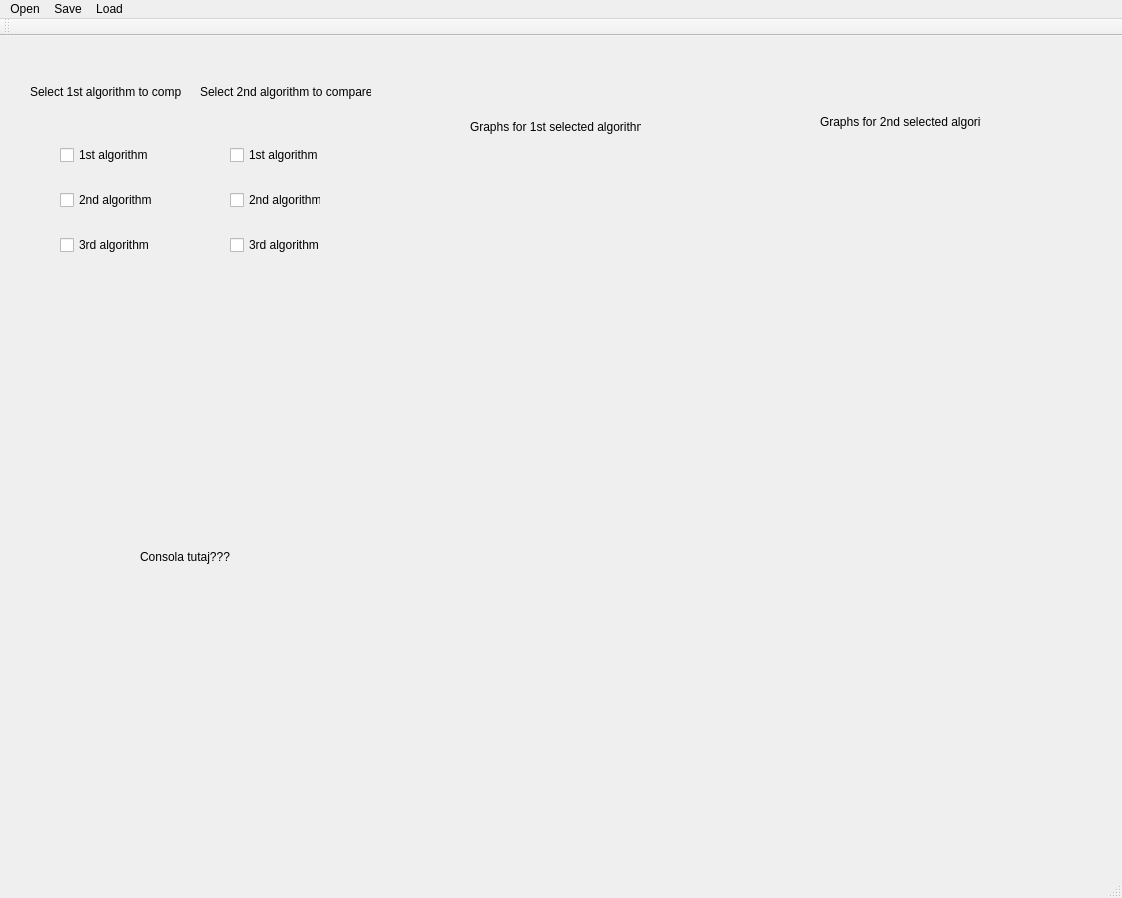
<?xml version="1.0" encoding="UTF-8"?>
<ui version="4.0">
 <class>MainWindow</class>
 <widget class="QMainWindow" name="MainWindow">
  <property name="geometry">
   <rect>
    <x>0</x>
    <y>0</y>
    <width>1122</width>
    <height>898</height>
   </rect>
  </property>
  <property name="windowTitle">
   <string>MainWindow</string>
  </property>
  <widget class="QWidget" name="centralwidget">
   <widget class="QWidget" name="verticalLayoutWidget">
    <property name="geometry">
     <rect>
      <x>60</x>
      <y>90</y>
      <width>93</width>
      <height>151</height>
     </rect>
    </property>
    <layout class="QVBoxLayout" name="verticalLayout">
     <item>
      <widget class="QCheckBox" name="checkBox_3">
       <property name="text">
        <string>1st algorithm</string>
       </property>
      </widget>
     </item>
     <item>
      <widget class="QCheckBox" name="checkBox_2">
       <property name="text">
        <string>2nd algorithm</string>
       </property>
      </widget>
     </item>
     <item>
      <widget class="QCheckBox" name="checkBox">
       <property name="text">
        <string>3rd algorithm</string>
       </property>
      </widget>
     </item>
    </layout>
   </widget>
   <widget class="QWidget" name="verticalLayoutWidget_3">
    <property name="geometry">
     <rect>
      <x>410</x>
      <y>600</y>
      <width>291</width>
      <height>231</height>
     </rect>
    </property>
    <layout class="QVBoxLayout" name="verticalLayout_3"/>
   </widget>
   <widget class="QWidget" name="verticalLayoutWidget_4">
    <property name="geometry">
     <rect>
      <x>760</x>
      <y>600</y>
      <width>291</width>
      <height>231</height>
     </rect>
    </property>
    <layout class="QVBoxLayout" name="verticalLayout_4"/>
   </widget>
   <widget class="QWidget" name="verticalLayoutWidget_5">
    <property name="geometry">
     <rect>
      <x>760</x>
      <y>360</y>
      <width>291</width>
      <height>231</height>
     </rect>
    </property>
    <layout class="QVBoxLayout" name="verticalLayout_5"/>
   </widget>
   <widget class="QWidget" name="verticalLayoutWidget_6">
    <property name="geometry">
     <rect>
      <x>410</x>
      <y>360</y>
      <width>291</width>
      <height>231</height>
     </rect>
    </property>
    <layout class="QVBoxLayout" name="verticalLayout_6"/>
   </widget>
   <widget class="QWidget" name="verticalLayoutWidget_7">
    <property name="geometry">
     <rect>
      <x>760</x>
      <y>120</y>
      <width>291</width>
      <height>231</height>
     </rect>
    </property>
    <layout class="QVBoxLayout" name="verticalLayout_7"/>
   </widget>
   <widget class="QWidget" name="verticalLayoutWidget_8">
    <property name="geometry">
     <rect>
      <x>410</x>
      <y>120</y>
      <width>291</width>
      <height>231</height>
     </rect>
    </property>
    <layout class="QVBoxLayout" name="verticalLayout_8"/>
   </widget>
   <widget class="QLabel" name="label">
    <property name="geometry">
     <rect>
      <x>470</x>
      <y>70</y>
      <width>171</width>
      <height>41</height>
     </rect>
    </property>
    <property name="text">
     <string>Graphs for 1st selected algorithm</string>
    </property>
   </widget>
   <widget class="QLabel" name="label_2">
    <property name="geometry">
     <rect>
      <x>820</x>
      <y>60</y>
      <width>161</width>
      <height>51</height>
     </rect>
    </property>
    <property name="text">
     <string>Graphs for 2nd selected algorithm</string>
    </property>
   </widget>
   <widget class="QWidget" name="verticalLayoutWidget_2">
    <property name="geometry">
     <rect>
      <x>230</x>
      <y>90</y>
      <width>91</width>
      <height>151</height>
     </rect>
    </property>
    <layout class="QVBoxLayout" name="verticalLayout_2">
     <item>
      <widget class="QCheckBox" name="checkBox_4">
       <property name="text">
        <string>1st algorithm</string>
       </property>
      </widget>
     </item>
     <item>
      <widget class="QCheckBox" name="checkBox_5">
       <property name="text">
        <string>2nd algorithm</string>
       </property>
      </widget>
     </item>
     <item>
      <widget class="QCheckBox" name="checkBox_6">
       <property name="text">
        <string>3rd algorithm</string>
       </property>
      </widget>
     </item>
    </layout>
   </widget>
   <widget class="QLabel" name="label_3">
    <property name="geometry">
     <rect>
      <x>30</x>
      <y>30</y>
      <width>151</width>
      <height>51</height>
     </rect>
    </property>
    <property name="text">
     <string>Select 1st algorithm to compare</string>
    </property>
   </widget>
   <widget class="QLabel" name="label_4">
    <property name="geometry">
     <rect>
      <x>200</x>
      <y>30</y>
      <width>171</width>
      <height>51</height>
     </rect>
    </property>
    <property name="text">
     <string>Select 2nd algorithm to compare</string>
    </property>
   </widget>
   <widget class="QLabel" name="label_5">
    <property name="geometry">
     <rect>
      <x>140</x>
      <y>450</y>
      <width>91</width>
      <height>141</height>
     </rect>
    </property>
    <property name="text">
     <string>Consola tutaj???</string>
    </property>
   </widget>
  </widget>
  <widget class="QMenuBar" name="menubar">
   <property name="geometry">
    <rect>
     <x>0</x>
     <y>0</y>
     <width>1122</width>
     <height>21</height>
    </rect>
   </property>
   <widget class="QMenu" name="menuOpen">
    <property name="title">
     <string>Open</string>
    </property>
    <addaction name="actionSelect_path"/>
   </widget>
   <widget class="QMenu" name="menuSave">
    <property name="title">
     <string>Save</string>
    </property>
    <addaction name="actionSave_results"/>
    <addaction name="actionSave_results_2"/>
   </widget>
   <widget class="QMenu" name="menuLoad">
    <property name="title">
     <string>Load</string>
    </property>
    <addaction name="actionLoad_trained_machine"/>
   </widget>
   <addaction name="menuOpen"/>
   <addaction name="menuSave"/>
   <addaction name="menuLoad"/>
  </widget>
  <widget class="QStatusBar" name="statusbar"/>
  <widget class="QToolBar" name="toolBar">
   <property name="windowTitle">
    <string>toolBar</string>
   </property>
   <attribute name="toolBarArea">
    <enum>TopToolBarArea</enum>
   </attribute>
   <attribute name="toolBarBreak">
    <bool>false</bool>
   </attribute>
  </widget>
  <action name="actionSelect_path">
   <property name="text">
    <string>Select path to dataset</string>
   </property>
  </action>
  <action name="actionSave_results">
   <property name="text">
    <string>Save trained machine</string>
   </property>
  </action>
  <action name="actionLoad_trained_machine">
   <property name="text">
    <string>Load trained machine</string>
   </property>
  </action>
  <action name="actionSave_results_2">
   <property name="text">
    <string>Save results</string>
   </property>
  </action>
 </widget>
 <resources/>
 <connections/>
</ui>
